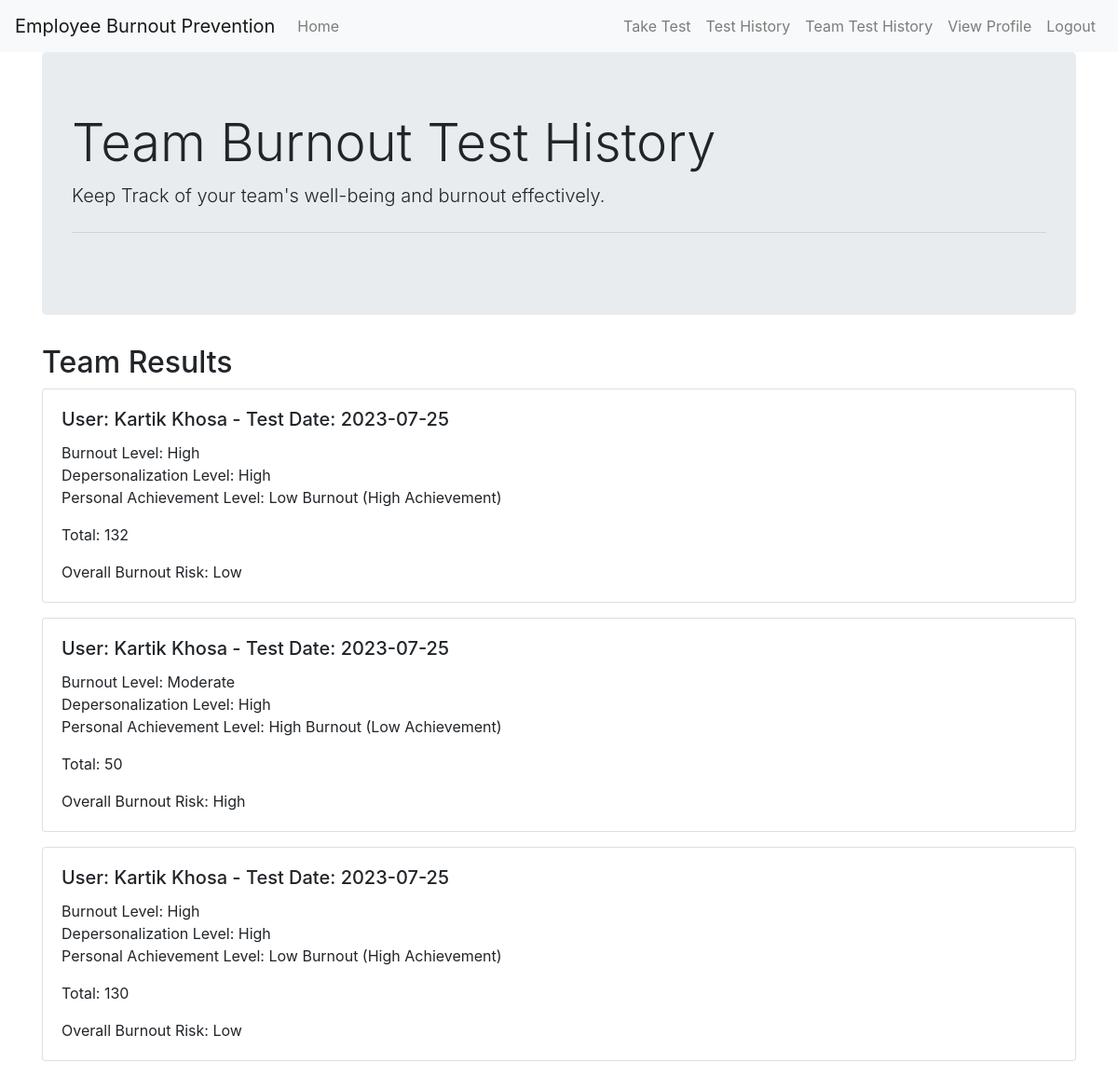
Page /team_test_history (signed in) on the committed database.
### app/models.py (models this page shows, shortened)
class Results(db.Model):
    id = db.Column(db.Integer, primary_key=True)
    testDate = db.Column(db.Date, nullable=False)
    scoreA = db.Column(db.Integer, nullable=False)
    scoreB = db.Column(db.Integer, nullable=False)
    scoreC = db.Column(db.Integer, nullable=False)
    user_id = db.Column(db.Integer, db.ForeignKey('user.id'))

class User(UserMixin, db.Model):
    id = db.Column(db.Integer, primary_key=True)
    email = db.Column(db.String(120), index=True, unique=True)
    password_hash = db.Column(db.String(128))
    firstname = db.Column(db.String(64), nullable=False)
    lastname = db.Column(db.String(64), nullable=False)
    image = db.Column(db.String(128), nullable=True)
    date_of_birth = db.Column(db.Date, nullable=True)
    companyId = db.Column(db.Integer, db.ForeignKey('company.id'))
    manager_id = db.Column(db.Integer, db.ForeignKey('user.id'))
    results = db.relationship('Results', backref='user', lazy='dynamic')
    subordinates = db.relationship('User', backref=db.backref('manager', remote_side=[id]), lazy='dynamic')

### app/routes.py (the view)
@main.route('/team_test_history', methods=['GET'])
@login_required
def team_test_history():
    subordinates_results = (
        Results.query
        .join(User, User.id == Results.user_id)
        .filter(User.manager_id == current_user.id)
        .order_by(Results.testDate.desc())
    )
    return render_template(
        'team_test_history.html',
        title='Team Test History',
        subordinates_results=subordinates_results
    )

### app/models.py (called while the page is built)
@login_manager.user_loader
def load_user(id):
    return User.query.get(int(id))

### app/routes.py (called while the page is built)
@main.before_request
def before_request():
    if current_user.is_authenticated and current_user.manager_id is None and request.endpoint not in ['main.select_manager', 'main.logout']:
        return redirect(url_for('main.select_manager'))

### app/templates/team_test_history.html (shortened to what this page needs)
{% extends "base.html" %}
{% block content %}
<div class="container">
    <div class="jumbotron">
        <h1 class="display-4">Team Burnout Test History</h1>
        <p class="lead">Keep Track of your team's well-being and burnout effectively.</p>
        <hr class="my-4">
    </div>
    <h2>Team Results</h2>
    {% for result in subordinates_results %}
    <div class="card" style="margin-bottom: 1em;">
        <div class="card-body">
            <h5 class="card-title">User: {{ result.user.firstname }} {{ result.user.lastname }} - Test Date: {{ result.testDate }}</h5>
            <p class="card-text">
                Burnout Level:
                {% if result.scoreA <= 17 %}
                    Low
                {% elif result.scoreA > 17 and result.scoreA <= 29 %}
                    Moderate
                {% else %}
                    High
                {% endif %}
                <br>
                Depersonalization Level:
                {% if result.scoreB <= 5 %}
                    Low
                {% elif result.scoreB > 5 and result.scoreB <= 11 %}
                    Moderate
                {% else %}
                    High
                {% endif %}
                <br>
                Personal Achievement Level:
                {% if result.scoreC <= 33 %}
                    High Burnout (Low Achievement)
                {% elif result.scoreC > 33 and result.scoreC <= 39 %}
                    Moderate Burnout (Moderate Achievement)
                {% else %}
                    Low Burnout (High Achievement)
                {% endif %}
            </p>
            <p class="card-text">Total: {{ result.scoreA + result.scoreB + result.scoreC }}</p>
            <p class="card-text">
                Overall Burnout Risk:
                {% if result.scoreA + result.scoreB > 30 and result.scoreC <= 33 %}
                    High
                {% elif result.scoreA + result.scoreB > 18 and result.scoreC <= 39 %}
                    Moderate
                {% else %}
                    Low
                {% endif %}
            </p>
        </div>
    </div>
    {% endfor %}
</div>
{% endblock %}

### app/templates/base.html (shortened to what this page needs)
<!doctype html>
<html lang="en">
    <head>
        <link href="https://stackpath.bootstrapcdn.com/bootstrap/4.5.2/css/bootstrap.min.css" rel="stylesheet">
    </head>
    <body>
        <nav class="navbar navbar-expand-lg navbar-light bg-light">
            <a class="navbar-brand" href="{{ url_for('main.index') }}">Employee Burnout Prevention</a>
            <div class="collapse navbar-collapse" id="navbarNav">
                <ul class="navbar-nav mr-auto">
                    <li class="nav-item">
                        <a class="nav-link" href="{{ url_for('main.dashboard') }}">Home</a>
                    </li>
                </ul>
                {% if current_user.is_authenticated %}
                    <ul class="navbar-nav">
                        <li class="nav-item">
                            <a class="nav-link" href="{{ url_for('main.test') }}">Take Test</a>
                        </li>
                    </ul>
                    <ul class="navbar-nav">
                        <li class="nav-item">
                            <a class="nav-link" href="{{ url_for('main.test_history') }}">Test History</a>
                        </li>
                    </ul>
                    {% if current_user.subordinates.count() > 0 %}
                    <ul class="navbar-nav">
                        <li class="nav-item">
                            <a class="nav-link" href="{{ url_for('main.team_test_history') }}">Team Test History</a>
                        </li>
                    </ul>
                    {% endif %}
                    <ul class="navbar-nav">
                        <li class="nav-item">
                            <a class="nav-link" href="{{ url_for('main.view_profile') }}">View Profile</a>
                        </li>
                    </ul>
                    <ul class="navbar-nav">
                        <li class="nav-item">
                            <a class="nav-link" href="{{ url_for('main.logout') }}">Logout</a>
                        </li>
                    </ul>
                {% endif %}
            </div>
        </nav>
        {% block content %}
        {% endblock %}
    </body>
</html>

### rows in the picture
Results: user.firstname "Kartik", user.lastname "Khosa", testDate "2023-07-25", shows "High", shows "Low Burnout (High Achievement)", result.scoreA+result.scoreB+result.scoreC "132"
Results: user.firstname "Kartik", user.lastname "Khosa", testDate "2023-07-25", shows "Moderate", shows "High", shows "High Burnout (Low Achievement)", result.scoreA+result.scoreB+result.scoreC "50"
Results: user.firstname "Kartik", user.lastname "Khosa", testDate "2023-07-25", shows "High", shows "Low Burnout (High Achievement)", result.scoreA+result.scoreB+result.scoreC "130"
